Frame 1 (no input): blank canvas, image omitted
Frame 60 (no input): blank canvas, image omitted
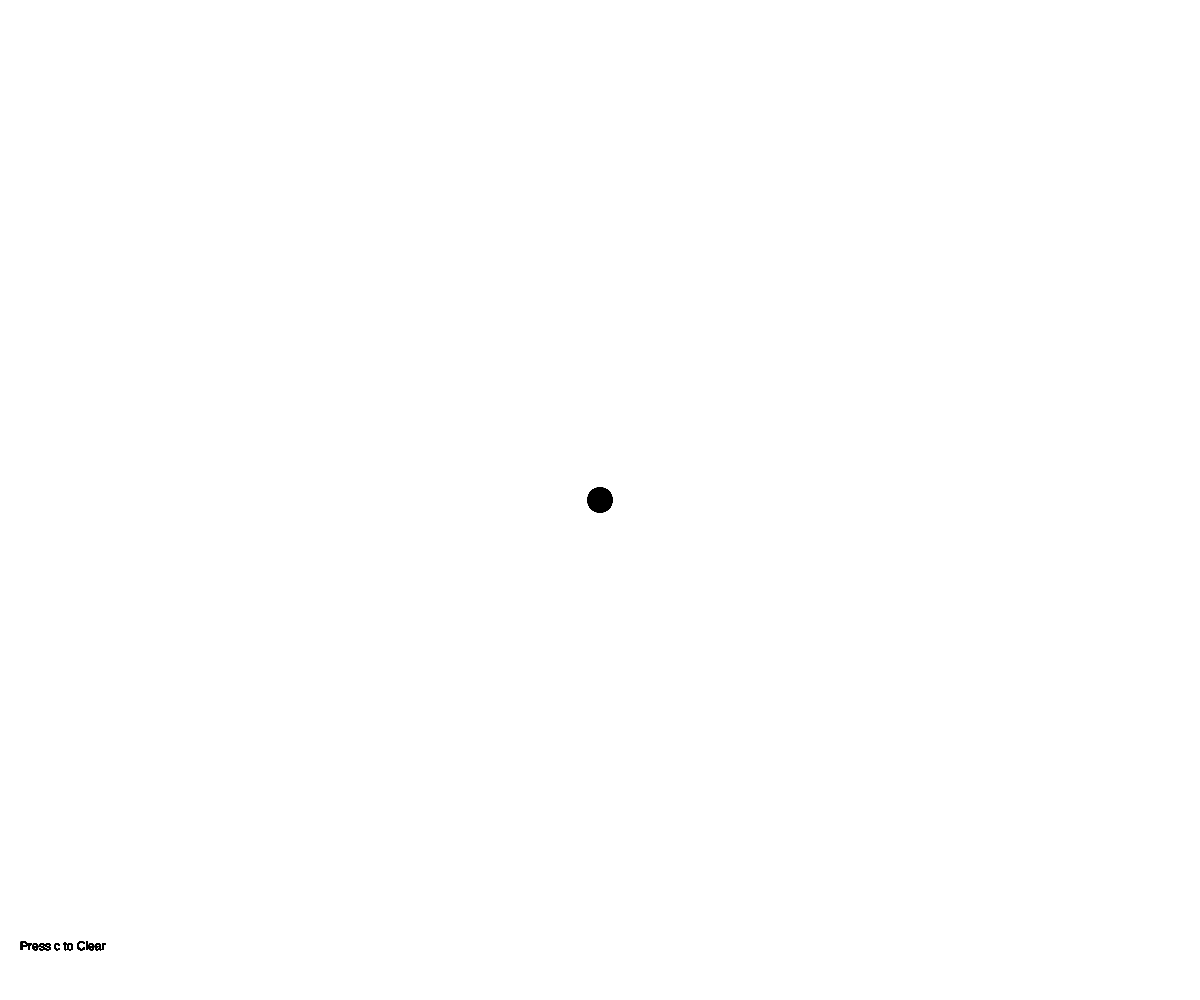
Frame 120 (the mouse pressed at the canvas centre since frame 60)

The p5.js sketch whose frames 1 and 60 were blank and that drew this single picture after the mouse press (run headless with seeded random() and noise() and a simulated clock; from frame 60 on, the mouse is pressed at the canvas centre):

// p5.js sketch
// ── sketch.js
//March 28 #100DaysOfCode
//By: Mikołaj Zyzański
let thickness = 25;

function setup(){
    createCanvas(windowWidth, windowHeight);
    background(255);
}

function draw(){
    fill(0); //Set marker to black
    noStroke();
    if(thickness <= 0){
        thickness = 10;
    }
    text("Press c to Clear", 20, windowHeight-50);
    if(mouseIsPressed){
        ellipse(mouseX, mouseY, thickness);
    }
}

function keyPressed(){
    if(key == 'c'){
        background(255);
    } else if(key == 'p'){
        thickness += 10;
    } else if (key == 'o'){
        thickness -= 10;
    }
}
